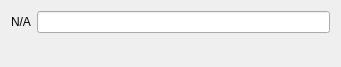
<?xml version="1.0" encoding="UTF-8"?>
<ui version="4.0">
 <class>LineEditorWidgetClass</class>
 <widget class="QWidget" name="LineEditorWidgetClass">
  <property name="geometry">
   <rect>
    <x>0</x>
    <y>0</y>
    <width>341</width>
    <height>67</height>
   </rect>
  </property>
  <property name="windowTitle">
   <string>LineEditorWidget</string>
  </property>
  <layout class="QFormLayout" name="formLayout">
   <item row="0" column="0">
    <widget class="QLabel" name="NameLabel">
     <property name="text">
      <string>N/A</string>
     </property>
    </widget>
   </item>
   <item row="0" column="1">
    <widget class="QLineEdit" name="ValueEdit"/>
   </item>
  </layout>
 </widget>
 <layoutdefault spacing="6" margin="11"/>
 <resources/>
 <connections/>
</ui>
